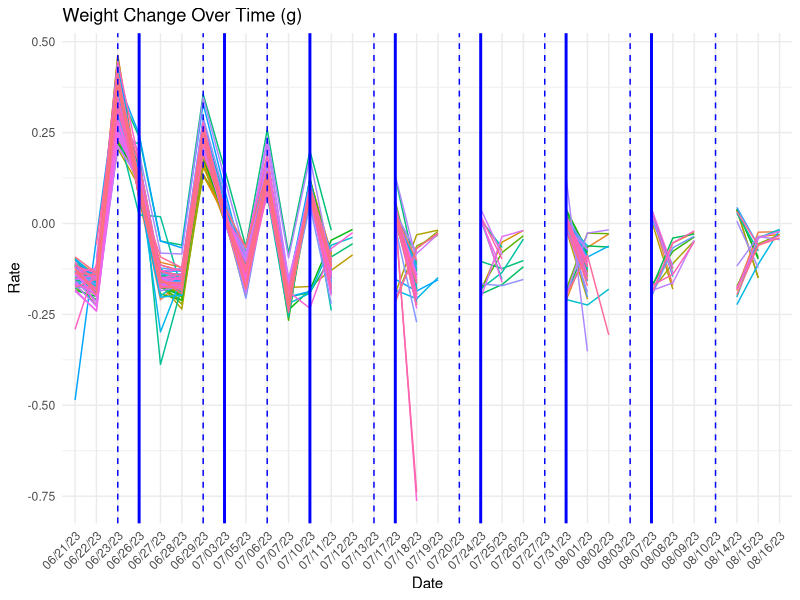
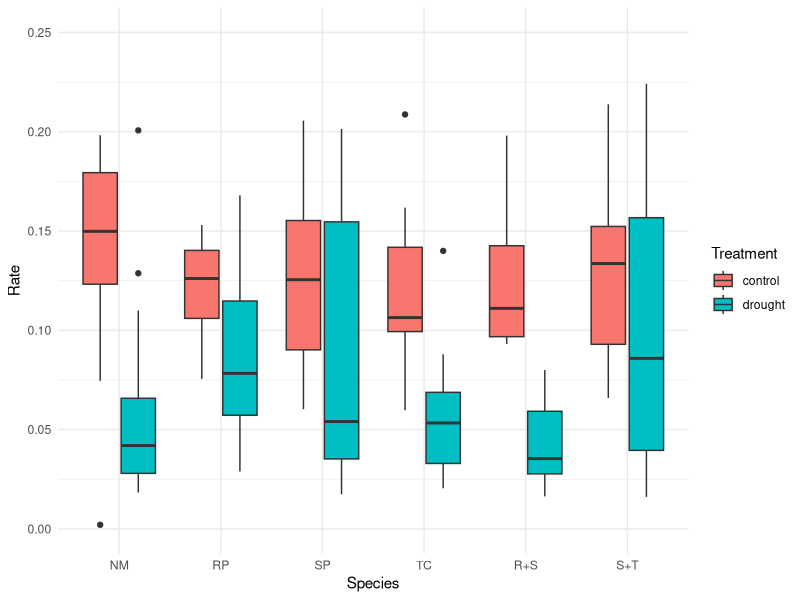

Write the R code that produced these figures, in order.
library(tidyverse)
library(readxl)
LysimetryID <- read_excel("Lysimetry+Data+for+R.xlsx", range = "A1:A90")

LysimetryTime <- read_excel("Lysimetry+Data+for+R.xlsx")%>%
  select(c(contains("Time")))%>%
  mutate(`Time07/11/23`=`Time07/11/23`+4017)

Lysimetry_Data = read_excel("Lysimetry+Data+for+R.xlsx")

# Create a new dataframe to store the differences
TimeDiff <- data.frame(matrix(NA, nrow = nrow(LysimetryTime), ncol = ncol(LysimetryTime) - 1))

for (i in 1:(ncol(LysimetryTime) - 1)) {
  TimeDiff[, i] <- LysimetryTime[, i + 1] - LysimetryTime[, i]
}
# Rename columns of differences dataframe
column_names <- colnames(LysimetryTime)[-1]

colnames(TimeDiff) <- column_names

TimeDiff <- TimeDiff*24
# Tests
sum(TimeDiff < 0, na.rm = TRUE)

# Diff in Amount ####
LysimetryMeasure <- read_excel("Lysimetry+Data+for+R.xlsx")%>%
  select(-c( ID,contains("Time")))
MeasureDiff <- data.frame(matrix(NA, nrow = nrow(LysimetryMeasure), ncol = ncol(LysimetryMeasure) - 1))

for (i in 1:(ncol(LysimetryMeasure) - 1)) {
  MeasureDiff[, i] <- LysimetryMeasure[, i + 1] - LysimetryMeasure[, i]
}
# Rename columns
column_names <- colnames(LysimetryMeasure)[-1]

colnames(MeasureDiff) <- column_names

RateChange <- MeasureDiff/TimeDiff

RateChange <- cbind(LysimetryID,RateChange)

# Rename Columns
colnames_df <- colnames(RateChange)
colnames_df <- gsub("sample", "", colnames_df)
colnames(RateChange) <- colnames_df

write.csv(RateChange, "RateChange_modified.csv", row.names = FALSE)



Lysimetry_Info <- read_excel("Lysimetry+Info.xlsx", sheet = "Days Watered")%>%
  filter(ID=='NM04')%>%
  pivot_longer(cols = -ID, names_to = "Date", values_to = "Rate")

# Reshape the data
RateChange_long <- RateChange %>%
  pivot_longer(cols = -ID, names_to = "Date", values_to = "Rate")

# Plotting
ggplot(RateChange_long, aes(x = Date, y = Rate, group = ID, color = factor(ID))) +
  geom_line() +
  geom_vline(data = Lysimetry_Info %>% filter(Rate == 10), aes(xintercept = Date), color = "blue", linetype = "dashed") +
  geom_vline(data = Lysimetry_Info %>% filter(Rate == 20), aes(xintercept = Date), color = "blue", linetype = "solid", size = 1) +
  labs(title = "Weight Change Over Time (g)",
       x = "Date",
       y = "Rate") +
  theme_minimal() +
  theme(legend.position = "none", axis.text.x = element_text(angle = 45, hjust = 1))

# Boxplot ####

Harvest_Data <- read_excel("Harvest Data.xlsx")%>%
  select(Plant_ID,Species,Treatment)


BoxDS <- merge(Harvest_Data,RateChange_long,by.x='Plant_ID', by.y = 'ID')%>%
  na.omit()
write.csv(BoxDS, "BoxDS.csv", row.names = FALSE)

BoxDS$Date <- as.Date(BoxDS$Date, format='%m/%d/%y')
BoxDS <- BoxDS%>%
  group_by(Plant_ID)%>%
  arrange(desc(Date))%>%
  slice(1:2)%>%
  ungroup()%>%
  select(-Plant_ID,-Date)%>%
  mutate(Rate=Rate*-1)%>%
  mutate(Species = factor(Species, levels = c('NM','RP','SP','TC','R+S','S+T')))



ggplot(BoxDS, aes(x=Species,y=Rate,fill=Treatment))+
  geom_boxplot()+
  ylim(0,.25)+
  theme_minimal()
